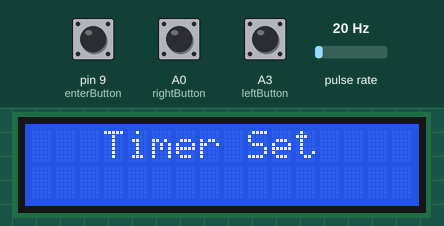
Simulated run of this sketch. Board: Arduino Uno, built with avr-gcc and run on an emulated ATmega328P. On the bench: 16×2 character LCD. Wiring (inferred from the names in the program): pulse sensor: data pin 8. The inputs (shaded band) are chosen by the test bench; at power-on: pin 9 (enterButton) HIGH, pulse rate 20 Hz, A0 (rightButton) HIGH, A3 (leftButton) HIGH. The local clock reads 2024-03-15 10:24:30 at power-on unless the sketch sets it; storage starts empty.

Above: at 0.8 s.
0.9 s: pin 9 (enterButton) pulled LOW for 3.2 s
At 5.0 s:
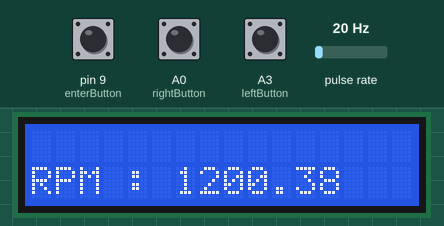
7.1 s: pulse rate (sensor on pin 8) set to 4 Hz
At 8.9 s:
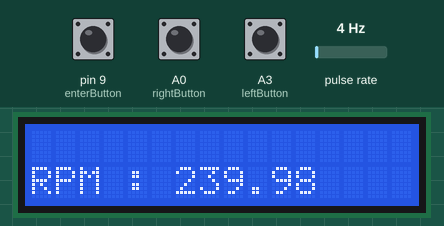
10.1 s: pulse rate (sensor on pin 8) set to 50 Hz
At 11.9 s:
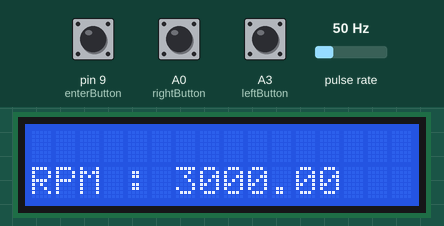
12.6 s: pulse rate (sensor on pin 8) set to 196 Hz
At 13.9 s:
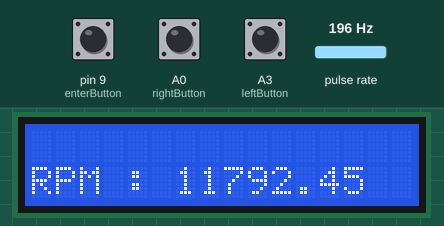
Timing chart, 0 to 15.6 s (numbered marks = the images above; inputs shaded):
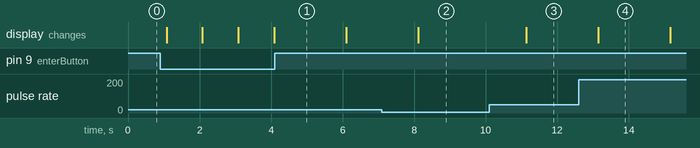

The sketch:

Arduino_Tachometer_v6.0.ino
```cpp
#include <RTClib.h>
#include <Arduino.h>
#include <avr/interrupt.h>
#include <avr/io.h>
#include <LiquidCrystal.h>
#include <SPI.h>
#include <SD.h>
#include<Wire.h>


#define interrupts() sei()
#define noInterrupts() cli()

//Sensor and periferals pins
const byte CS_PIN = 10;
const byte sensorPin = 8;
//buttons

const byte leftButton = A3;
const byte upButton = A2;
const byte downButton = A1;
const byte rightButton = A0;
const byte enterButton = 9;


//time keeping
unsigned long lastInt_time = 0;
unsigned long currentInt_time = 0;
unsigned long lastMillis = 0;
unsigned long buttonTimeStamp = 0;

//used for rpm calculations
unsigned long curCapt = 0;
unsigned long lastCapt = 0;
volatile unsigned long period = 0;

float rpm = 0;
bool intDebounce = 0;

//log
int logInterval = 0;
bool writeToSD = 0;
unsigned  int lasthour = 61 ; // συγκριση για if με την  τιμη του xronoskatagrafis
unsigned  int xronoskatagrafis = 0 ; //Δινεται απο το menu για (μετρηση ανα λεπτο,ωρα,μερα)

unsigned int year ; //για να γραφτει η τιμη του now.year και να μπει στην writedata
unsigned int month ;// ""   ""     now.month ""   ""
unsigned int day ;
unsigned int hour ;
unsigned int minute ;
unsigned int second ;


//screen pins and registers
const byte rs = 3, en = 4, d4 = 2, d5 = 5, d6 = 6, d7 = 7;
LiquidCrystal lcd (rs, en, d4, d5, d6, d7);

File file;
RTC_DS1307 rtc;
char daysOfTheWeek[7][12] = {"Sunday", "Monday", "Tuesday", "Wednesday", "Thursday", "Friday", "Saturday"};

void setup() {
  Serial.begin(57600);
  //............................................DO NOT F REMOVE..............................//
  pinmode();
  lastMillis=millis();
  SLR();//serial, lcd,rtc begin

  lastMillis = millis();
  tim1SetUp();
  lastMillis = millis();
  sdSetUp();
  lastMillis = millis();
  logInterval = loggSet();
}


int loggSet()
{
  bool setupLog = 0;
  bool willLog = 0;
  int indexer0 = 0;
  while (!willLog)
  {
    if (millis() - lastMillis >= 500)
    {
      lastMillis = millis();
      lcd.clear();
      lcd.setCursor(2, 0);
      lcd.print("Save in LOG?");
      lcd.setCursor(3, 1);
      if (indexer0 == 0)
        lcd.print(">YES     NO" );
      else if (indexer0 == 1)
        lcd.print("YES     >NO" );
    }

    if (digitalRead(leftButton) == LOW)
    {
      if (millis() - buttonTimeStamp >= 150)
      {
        buttonTimeStamp = millis();
        if (indexer0 > 0)
          indexer0 += -1;
        else
          indexer0 = 1;
      }
    }
    if (digitalRead(rightButton) == LOW)
    {
      if (millis() - buttonTimeStamp >= 150)
      {
        buttonTimeStamp = millis();
        if (indexer0 < 1)
          indexer0++;
        else
          indexer0 = 0;
      }
    }
    if (digitalRead(enterButton) == LOW)
    {
      if (millis() - buttonTimeStamp >= 150)
      {
        buttonTimeStamp = millis();
        if (indexer0 == 0)
          setupLog = 1;
        else
          setupLog == 0;
        willLog = 1;
      }
    }
  }

  if (setupLog)
  {
    bool logSet = 0;
    bool checkSD=0;
    int indexer = 0;
    lcd.clear();
    lcd.print("CHECK SD CARD!!!");
    lcd.setCursor(0,1);
    lcd.print("HIT ENTER");
    while(!checkSD)
    {
      if(digitalRead(enterButton)==LOW)
      {
        if(millis()-buttonTimeStamp>300)
        {
        checkSD=1;
        buttonTimeStamp=millis();
        }
      }
    }
    while (!logSet)
    {
      if (millis() - lastMillis >= 500)
      {
        lastMillis = millis();
        lcd.clear();
        lcd.setCursor(1, 0);
        lcd.print("Set log Period");
        lcd.setCursor(0, 1);
        if (indexer == 0)
        {
          lcd.print(">hour min sec");
        }
        else if (indexer == 1)
          lcd.print("hour >min sec");
        else if (indexer == 2)
          lcd.print("hour min >sec");
      }
      if (digitalRead(leftButton) == LOW)
      {
        if (millis() - buttonTimeStamp >= 150)
        {
          buttonTimeStamp = millis();
          if (indexer > 0)
            indexer += -1;
          else
            indexer = 2;
        }
      }
      if (digitalRead(rightButton) == LOW)
      {
        if (millis() - buttonTimeStamp >= 150)
        {
          buttonTimeStamp = millis();
          if (indexer < 2)
            indexer++;
          else
            indexer = 0;
        }
      }
      if (digitalRead(enterButton) == LOW)
      {
        if (millis() - buttonTimeStamp >= 150)
        {
          buttonTimeStamp = millis();
          logSet = 1;

        }
      }
    }
    writeToSD = 1;
    return indexer;
  }
  else if (!setupLog)
  {
    return 5;
  }

  //......................................................DONT EVEN THINK ABOUT IT.......................................//
  lcd.begin(16, 2);
  pinMode(sensorPin, INPUT_PULLUP); // set capture pin as input
  lastMillis = millis();
  tim1SetUp();
  lastMillis = millis();
  sdSetUp();
}


void tim1SetUp()
{
  TCCR1A = 0; //clear presets
  TCCR1B = 0; //clear presets
  TCCR1B |= (1 << CS12) | (0 << CS11) | (1 << CS10) | (1 << ICES1) | (1 << ICNC1); //rising edge noise canceler
  TIMSK1 |= (1 << ICIE1); //enable t1 capture interrupt
  TIFR1 |= (1 << ICF1); //enable capture
  TCCR1A |= (0 << WGM12) | (0 << WGM11) | (0 << WGM10); //normal mode
  lcd.clear();
  lcd.setCursor(3, 0);
  lcd.print("Timer Set");
  while (millis() - lastMillis <= 1000)
  {
    //do nothing
  }
}


void sdSetUp()
{
  initializeSD();
  lcd.clear();
  lcd.setCursor(3, 0);
  lcd.print("SD is Set");
  while (millis() - lastMillis <= 1000)
  {
    //do nothing
  }
}

void loop()
{


  if (millis() - lastMillis > 1000)
  {
    storeData();
    rpmCalc();

    lastMillis = millis();

  }
}

void rpmCalc()
{
  cli();
  float tempPeriod = period;
  rpm = 120 / ((tempPeriod * 64) / 1000000);
  lcd.clear();
  lcd.setCursor(0,1);
  lcd.print("RPM : ");
  lcd.print(rpm);
  // storeData(rpm);
  sei();
}


ISR (TIMER1_CAPT_vect) {
  currentInt_time = millis(); //time stamp of the interrupt
  if (currentInt_time - lastInt_time > 2)
  {
    if (intDebounce)
    {
      //check saving SREG
      curCapt = ICR1;
      period = curCapt - lastCapt;
      lastCapt = curCapt;
      intDebounce = 0;
    }
    else
      intDebounce = 1;
  }
  lastInt_time = currentInt_time;
}

//.........................................SD.................................................//

void initializeSD()
{
  pinMode(CS_PIN, OUTPUT);
  if (SD.begin())
  {

  }
  else
  {
    lcd.clear();
    lcd.print("Enter SD Card");
    return;
  }
}

int createFile (char filename[])
{
  file = SD.open(filename, FILE_WRITE);

  if (file)
  {

    return 1;
  }
  else
  {

    return 0;
  }
}


int writeToFile(char text[])
{
  if (file)
  {
    file.print(text);
    lcd.setCursor(15, 1);
    lcd.print("S");
    return 1;
  }
  else
  {
    return 0;
  }
}

void closeFile()
{
  if (file)
  {
    file.close();
  }
}

void storeData()
{
  lastMillis = millis();
  if (writeToSD) // αν το datasavebutton εχει πατηθει
  {
    changeTimeinterval(); // εκχωρει τα δεδομενα του μενου σε διαφορες if αναλογως τι επελεξε ο χρηστης (ανα ωρα ή μερα ή λεπτο)
    if (lasthour != xronoskatagrafis) // συγκρινει Πχ τα λεπτα και αν εχει αλλαξει το λεπτο μπαινει στην ρουτινα
    {

      DateTime now = rtc.now(); //  εκχωρησει τιμων απο το rtc σε int μεταβλητες
      year = now.year(), DEC ;
      month = now.month(), DEC ;
      day = now.day(), DEC ;

      hour = now.hour(), DEC ;
      minute = now.minute(), DEC ;
      second = now.second(), DEC ;


      char text [16];// απαραιτηταα για την μετατροπη απο rtc data(int) σε char για εκτυπωση
      char year_ch [16] ;
      char month_ch [16] ;
      char day_ch [16] ;
      char hour_ch [16] ;
      char minute_ch [16] ;
      char second_ch [16] ;
      //create temp char array
      cli(); //stop all interrpupts
      itoa(year , year_ch, 10); // μετατροπη σε char
      itoa(month , month_ch, 10);
      itoa(day , day_ch, 10);
      itoa(hour , hour_ch, 10);
      itoa(minute , minute_ch, 10);
      itoa(second , second_ch, 10);
      itoa(rpm, text, 10); //convert rpm to text

      createFile("LOG.txt");  //if !file create it
      //write the rpm vale throught the temp variable to the sd file
      // γραφει την ημερομηνια ωρα και rpm
      writeToFile(day_ch);
      file.print("/");
      writeToFile(month_ch);
      file.print("/");
      writeToFile(year_ch);
      writeToFile("\t");
      writeToFile (hour_ch);
      file.print(":");
      writeToFile(minute_ch);
      file.print(":");
      writeToFile(second_ch);
      file.print("\t");
      writeToFile(text);
      file.print("\n");
      closeFile();
      lasthour = xronoskatagrafis ; //εκχωρει την τωρινη τιμη του λεπτου για να μην ξαναμπει στην ρουτινα χωρις να περασει ενα λεπτο
      sei();
    }
  }
}


//-----------------------------------------SD_END------------------------------------------//

//--------------------------------------INITIALIZATIONS-----------------------------------//
void pinmode()
{
  pinMode(sensorPin, INPUT_PULLUP); // set capture pin as input
  pinMode(upButton, INPUT_PULLUP); //button
  pinMode(downButton, INPUT_PULLUP); //button
  pinMode(leftButton, INPUT_PULLUP); //button
  pinMode(rightButton, INPUT_PULLUP); //button
  pinMode(enterButton, INPUT_PULLUP); //button
}
void SLR()
{
  Serial.begin(57600);
  lcd.begin(16, 2);
  if (! rtc.begin()) {
    Serial.flush();
    while (1) delay(10);
  }

  if (! rtc.isrunning()) {
    // When time needs to be set on a new device, or after a power loss, the
    // following line sets the RTC to the date & time this sketch was compiled
    //rtc.adjust(DateTime(F(__DATE__), F(__TIME__)));
    // This line sets the RTC with an explicit date & time, for example to set
    // January 21, 2014 at 3am you would call:
    // rtc.adjust(DateTime(2014, 1, 21, 3, 0, 0));
    manualSetTime();
  }

}


//-------------------------------END OF INIT------------------------------//


//-------------------------------RCT FUNCTIONS----------------------------//
void changeTimeinterval()
{
  DateTime now = rtc.now();
  if (logInterval == 0) // wra
  {
    xronoskatagrafis = now.hour(), DEC ;

  }
  else if (logInterval == 1) // lepto
  {

    xronoskatagrafis = now.minute(), DEC ;
  }
  else if (logInterval == 2) // deuterolepto
  {

    xronoskatagrafis = now.second(), DEC  ;
  }

}


void manualSetTime()
{
  bool dateTimeSet=0;
  bool yearSet=0;
  bool daySet=0;
  bool monthSet=0;
  bool hourSet=0;
  bool minuteSet=0;
  bool secondSet=0;
  lcd.clear();
  lcd.print("Set Date/Time");
  lcd.setCursor(0,1);
  unsigned int tempYear=2022;
  lcd.print("YEAR : ");
  while(!yearSet)
  {
    lcd.setCursor(10,1);
    lcd.print(tempYear);
    if(digitalRead(upButton)==LOW)
    {
      if(millis()-buttonTimeStamp>=300)
      {
      tempYear++;
      buttonTimeStamp=millis();
      }
    }
    else if(digitalRead(downButton)==LOW)
    {
      if(millis()-buttonTimeStamp>=300)
      {
      buttonTimeStamp=millis();
      tempYear+=-1;
      }
    }
    if(digitalRead(enterButton)==LOW)
    {
      if(millis()-buttonTimeStamp>=500)
      {
      yearSet=1;
      buttonTimeStamp=millis();
      }
    }
  }//year while
  unsigned int tempMonth=1;
   while(!monthSet)
  {
    if(millis()-lastMillis>=300)
    {
    lcd.clear();
    lcd.print("Set Date/Time");
    lcd.setCursor(0,1);
    lcd.print("MONTH : ");
    lcd.setCursor(10,1);
    lcd.print(tempMonth);
    lastMillis=millis();

    }
    if(digitalRead(upButton)==LOW)
    {
      if(millis()-buttonTimeStamp>=300)
      {
       if(tempMonth<12)
       {
        tempMonth++;
       }
       else if(tempMonth==12)
       {
        tempMonth=1;
       }
      buttonTimeStamp=millis();
      }
    }
    else if(digitalRead(downButton)==LOW)
    {
      if(millis()-buttonTimeStamp>=300)
      {
        if(tempMonth>1)
        {
          tempMonth+=-1;
        }
        else if(tempMonth==1)
        tempMonth=12;
        buttonTimeStamp=millis();
      }
    }
    if(digitalRead(enterButton)==LOW)
    {
      if(millis()-buttonTimeStamp>=400)
      {
      monthSet=1;
      buttonTimeStamp=millis();
      }
    }
  }//month while
  unsigned int tempDay=1;
     while(!daySet)
  {
    if(millis()-lastMillis>=300)
    {
    lcd.clear();
    lcd.print("Set Date/Time");
    lcd.setCursor(0,1);
    lcd.print("Day : ");
    lcd.setCursor(10,1);
    lcd.print(tempDay);
    lastMillis=millis();

    }
    if(digitalRead(upButton)==LOW)
    {
      if(millis()-buttonTimeStamp>=300)
      {
       if(tempDay<31)
       {
        tempDay++;
       }
       else if(tempDay==31)
       {
        tempDay=1;
       }
      buttonTimeStamp=millis();
      }
    }
    else if(digitalRead(downButton)==LOW)
    {
      if(millis()-buttonTimeStamp>=300)
      {
        if(tempDay>1)
        {
          tempDay+=-1;
        }
        else if(tempDay==1)
        tempDay=31;
        buttonTimeStamp=millis();
      }
    }
    if(digitalRead(enterButton)==LOW)
    {
      if(millis()-buttonTimeStamp>=400)
      {
      daySet=1;
      buttonTimeStamp=millis();
      }
    }
  }//day while
  unsigned int tempHour=0;
     while(!hourSet)
  {
    if(millis()-lastMillis>=300)
    {
    lcd.clear();
    lcd.print("Set Date/Time");
    lcd.setCursor(0,1);
    lcd.print("HOUR : ");
    lcd.setCursor(10,1);
    lcd.print(tempHour);
    lastMillis=millis();

    }
    if(digitalRead(upButton)==LOW)
    {
      if(millis()-buttonTimeStamp>=300)
      {
       if(tempHour<24)
       {
        tempHour++;
       }
       else if(tempHour==24)
       {
        tempHour=0;
       }
      buttonTimeStamp=millis();
      }
    }
    else if(digitalRead(downButton)==LOW)
    {
      if(millis()-buttonTimeStamp>=300)
      {
        if(tempHour>0)
        {
          tempHour+=-1;
        }
        else if(tempHour==0)
        tempHour=24;
        buttonTimeStamp=millis();
      }
    }
    if(digitalRead(enterButton)==LOW)
    {
      if(millis()-buttonTimeStamp>=400)
      {
      hourSet=1;
      buttonTimeStamp=millis();
      }
    }
  }//hour while
  unsigned int tempMinute=0;
     while(!minuteSet)
  {
    if(millis()-lastMillis>=300)
    {
    lcd.clear();
    lcd.print("Set Date/Time");
    lcd.setCursor(0,1);
    lcd.print("Minute : ");
    lcd.setCursor(10,1);
    lcd.print(tempMinute);
    lastMillis=millis();

    }
    if(digitalRead(upButton)==LOW)
    {
      if(millis()-buttonTimeStamp>=300)
      {
       if(tempMinute<60)
       {
        tempMinute++;
       }
       else if(tempMinute==60)
       {
        tempMinute=0;
       }
      buttonTimeStamp=millis();
      }
    }
    else if(digitalRead(downButton)==LOW)
    {
      if(millis()-buttonTimeStamp>=300)
      {
        if(tempMinute>0)
        {
          tempMinute+=-1;
        }
        else if(tempMinute==0)
        tempMinute=60;
        buttonTimeStamp=millis();
      }
    }
    if(digitalRead(enterButton)==LOW)
    {
      if(millis()-buttonTimeStamp>=400)
      {
      minuteSet=1;
      buttonTimeStamp=millis();
      }
    }
  }//minute while
  unsigned int tempSecond=0;
     while(!secondSet)
  {
    if(millis()-lastMillis>=300)
    {
    lcd.clear();
    lcd.print("Set Date/Time");
    lcd.setCursor(0,1);
    lcd.print("SECOND : ");
    lcd.setCursor(10,1);
    lcd.print(tempSecond);
    lastMillis=millis();

    }
    if(digitalRead(upButton)==LOW)
    {
      if(millis()-buttonTimeStamp>=300)
      {
       if(tempSecond<60)
       {
        tempSecond++;
       }
       else if(tempSecond==60)
       {
        tempSecond=0;
       }
      buttonTimeStamp=millis();
      }
    }
    else if(digitalRead(downButton)==LOW)
    {
      if(millis()-buttonTimeStamp>=300)
      {
        if(tempSecond>0)
        {
          tempSecond+=-1;
        }
        else if(tempSecond==0)
        tempSecond=60;
        buttonTimeStamp=millis();
      }
    }
    if(digitalRead(enterButton)==LOW)
    {
      if(millis()-buttonTimeStamp>=400)
      {
      secondSet=1;
      buttonTimeStamp=millis();
      }
    }
  }//second while


 rtc.adjust((DateTime(tempYear,tempDay,tempMonth,tempHour,tempMinute,tempSecond)));

}
```

Measured:
- after the input at 0.9 s, the display: first differs from a run without the input after 1.2 s (image 1 shows a later state)
- after the input at 7.1 s, the display: changes after 1.0 s (image 2)
- after the input at 10.1 s, the display: changes after 1.0 s (image 3)
- after the input at 12.6 s, the display: changes after 0.55 s (image 4)
